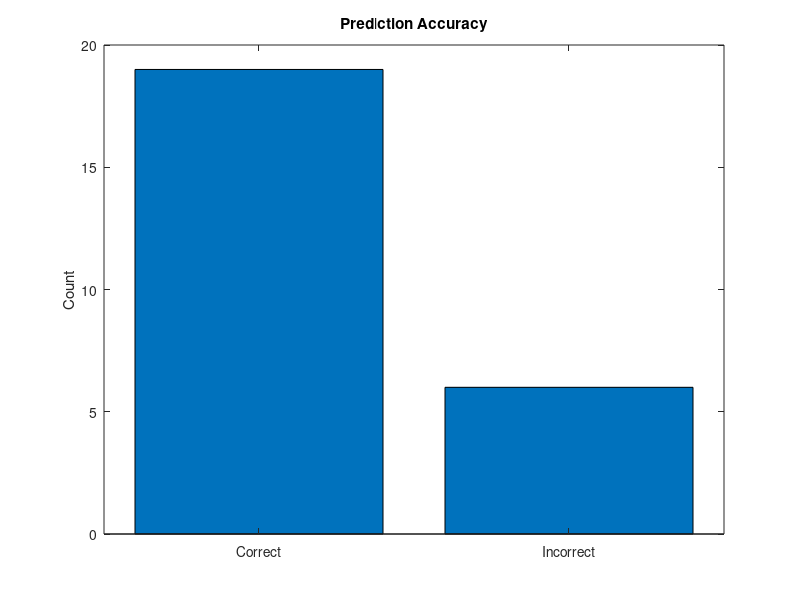

Write the MATLAB code that produced this figure.
% Data
predictions = [1 1 1 1 0 1 0 1 1 1 1 1 0 1 1 1 0 0 1 1 1 1 1 1 0];
actuals = [1 1 1 1 0 1 0 1 0 1 0 0 0 0 1 1 0 0 1 0 1 1 1 1 0];
correct = [true true true true true true true true false true false false true false true true false true true false true true true true true];

% Summarize correct and incorrect counts
correct_count = sum(correct);
incorrect_count = length(correct) - correct_count;

% Bar plot
bar([correct_count, incorrect_count]);
set(gca, 'XTickLabel', {'Correct', 'Incorrect'});
ylabel('Count');
title('Prediction Accuracy');
